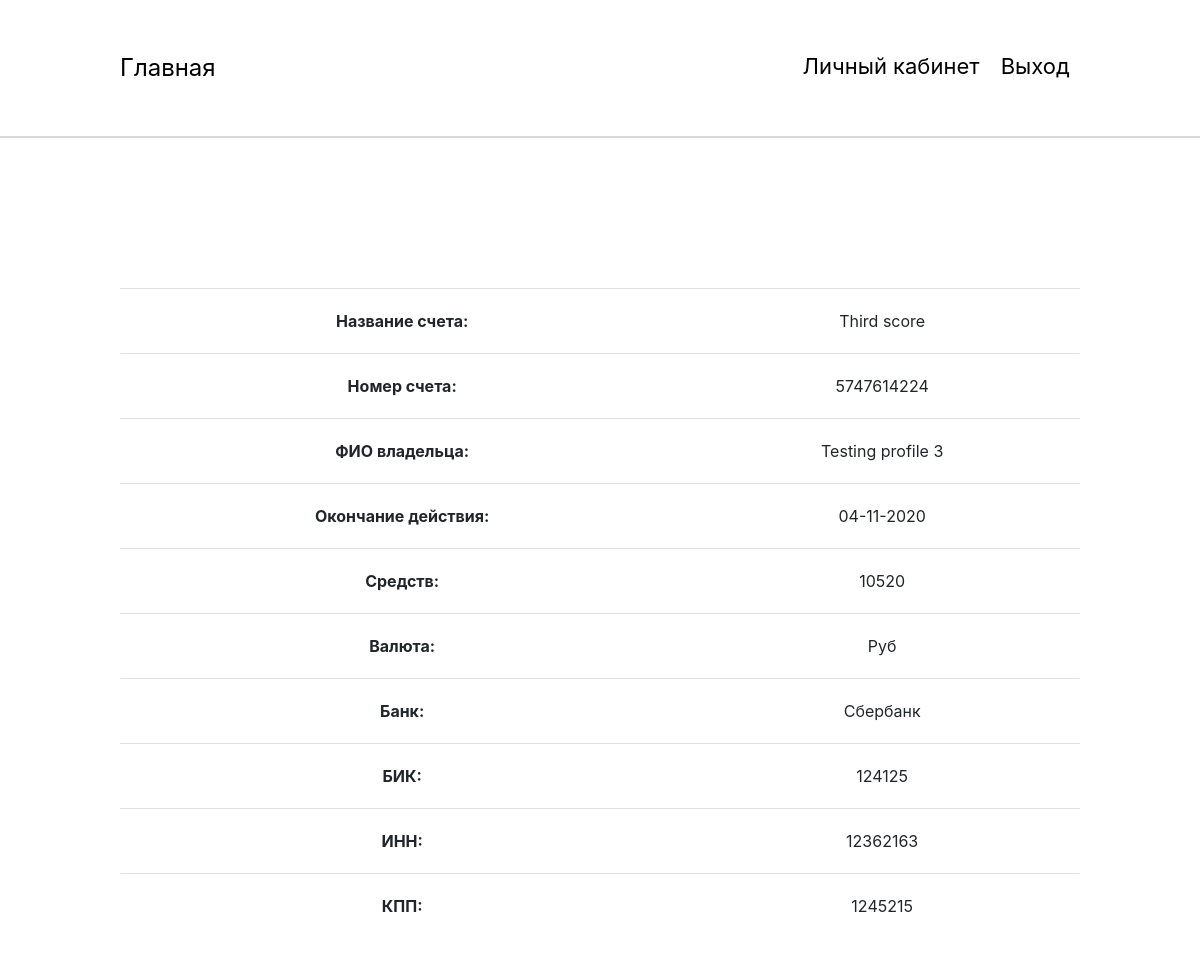
/home/personal_account/score/third-score-1604531715/ (signed in), run on the app's committed database.
### home/models.py (models this page shows, shortened)
class Score(models.Model):
    title = models.CharField(max_length=100, db_index=True, verbose_name="Название")
    slug = models.SlugField(max_length=150, blank=True, unique=True)
    number = models.CharField(max_length=50, unique=True, verbose_name="Номер счета")
    money = models.PositiveIntegerField(default=0, verbose_name="Сумма")
    person_score = models.ForeignKey(Person, on_delete=models.CASCADE, verbose_name="Владелец")
    end_date = models.DateField(blank=True, auto_now_add=False, verbose_name="Дата окончания")
    currency = models.CharField(max_length=30, verbose_name="Валюта")
    bank = models.CharField(max_length=100, verbose_name="Банк")
    bic = models.CharField(max_length=50, verbose_name="БИК")
    inn = models.CharField(max_length=50, verbose_name="ИНН")
    kpp = models.CharField(max_length=50, verbose_name="КПП")

class Person(models.Model):
    full_name = models.CharField(max_length=150, db_index=True, verbose_name="Полное имя")
    user = models.OneToOneField(settings.AUTH_USER_MODEL, null=True, blank=True, on_delete=models.CASCADE,
                                db_index=True, verbose_name="Информация о ползьзователе")
    date = models.DateField(blank=True, auto_now_add=False, verbose_name="Дата рождения")
    phone = models.CharField(max_length=15, null=True, blank=True, verbose_name="Телефон")
    email = models.CharField(max_length=50, db_index=True, verbose_name="Электронная почта")
    photo = models.ImageField(upload_to='Image', default="/Image/no_person.jpg", verbose_name="Фотография")
    city = models.CharField(max_length=50, blank=True, verbose_name="Город")
    adress = models.CharField(max_length=150, blank=True, verbose_name="Адресс")

### home/views.py (the view)
# urls.py: path('personal_account/score/<str:slug>/', Score_detail.as_view(), name='score_detail_url'),
class Score_detail(View):
    def get(self, request, slug):
        if request.user.is_authenticated:
            score = Score.objects.get(slug__iexact=slug)
            return render(request, 'home/score.html', context={'score': score})
        else:
            url = reverse('home_page_url')
            response = HttpResponseRedirect(url)
            return response

### home/templates/home/score.html (shortened to what this page needs)
{% extends 'base.html' %}
{% load static %}
{% block link_style %}
    <link rel="stylesheet" href="{% static 'css/score.css' %}">
{% endblock %}
{% block main %}
    <section class="main">
        <div class="wrap">
            <table class="table table-hover">
                <tbody>
                <tr>
                    <th scope="row">Название счета:</th>
                    <td>{{ score.title }}</td>
                </tr>
                <tr>
                    <th scope="row">Номер счета:</th>
                    <td>{{ score.number }}</td>
                </tr>
                <tr>
                    <th scope="row">ФИО владельца:</th>
                    <td>{{score.person_score.full_name}}</td>
                </tr>
                <tr>
                    <th scope="row">Окончание действия:</th>
                    <td>{{ score.end_date|date:"d-m-Y" }}</td>
                </tr>
                <tr>
                    <th scope="row">Средств:</th>
                    <td>{{ score.money }}</td>
                </tr>
                <tr>
                    <th scope="row">Валюта:</th>
                    <td>{{score.currency}}</td>
                </tr>
                <tr>
                    <th scope="row">Банк:</th>
                    <td>{{score.bank}}</td>
                </tr>
                <tr>
                    <th scope="row">БИК:</th>
                    <td>{{score.bic}}</td>
                </tr>
                <tr>
                    <th scope="row">ИНН:</th>
                    <td>{{score.inn}}</td>
                </tr>
                <tr>
                    <th scope="row">КПП:</th>
                    <td>{{score.kpp}}</td>
                </tr>
                </tbody>
            </table>
        </div>
    </section>
{% endblock %}

### static/css/score.css (style rules this page uses)
* { padding: 0; margin: 0; -webkit-box-sizing: border-box; box-sizing: border-box; }
.wrap { width: 80%; margin: 0 auto; }
.main { padding: 150px 0 100px 0; width: 100%; }
.main th, .main td { padding: 20px 0 20px 0; text-align: center; }

### data on the page
Score: title "Third score", number "5747614224", person_score.full_name "Testing profile 3", end_date "04-11-2020", money "10520", currency "Руб", bank "Сбербанк", bic "124125", inn "12362163", kpp "1245215"
